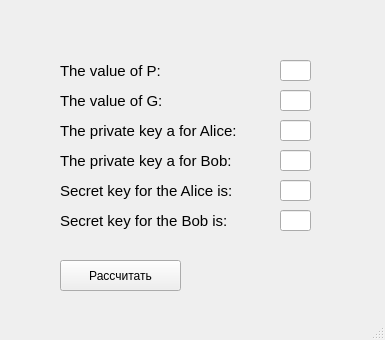
<?xml version="1.0" encoding="UTF-8"?>
<ui version="4.0">
 <class>MainWindow</class>
 <widget class="QMainWindow" name="MainWindow">
  <property name="geometry">
   <rect>
    <x>0</x>
    <y>0</y>
    <width>385</width>
    <height>340</height>
   </rect>
  </property>
  <property name="windowTitle">
   <string>MainWindow</string>
  </property>
  <widget class="QWidget" name="centralwidget">
   <widget class="QLabel" name="label">
    <property name="geometry">
     <rect>
      <x>60</x>
      <y>60</y>
      <width>111</width>
      <height>21</height>
     </rect>
    </property>
    <property name="font">
     <font>
      <pointsize>11</pointsize>
     </font>
    </property>
    <property name="text">
     <string>The value of P:</string>
    </property>
   </widget>
   <widget class="QLineEdit" name="P">
    <property name="geometry">
     <rect>
      <x>280</x>
      <y>60</y>
      <width>31</width>
      <height>21</height>
     </rect>
    </property>
    <property name="readOnly">
     <bool>true</bool>
    </property>
   </widget>
   <widget class="QLineEdit" name="G">
    <property name="geometry">
     <rect>
      <x>280</x>
      <y>90</y>
      <width>31</width>
      <height>21</height>
     </rect>
    </property>
    <property name="readOnly">
     <bool>true</bool>
    </property>
   </widget>
   <widget class="QLabel" name="label_2">
    <property name="geometry">
     <rect>
      <x>60</x>
      <y>90</y>
      <width>111</width>
      <height>21</height>
     </rect>
    </property>
    <property name="font">
     <font>
      <pointsize>11</pointsize>
     </font>
    </property>
    <property name="text">
     <string>The value of G:</string>
    </property>
   </widget>
   <widget class="QLabel" name="label_3">
    <property name="geometry">
     <rect>
      <x>60</x>
      <y>120</y>
      <width>201</width>
      <height>21</height>
     </rect>
    </property>
    <property name="font">
     <font>
      <pointsize>11</pointsize>
     </font>
    </property>
    <property name="text">
     <string>The private key a for Alice:</string>
    </property>
   </widget>
   <widget class="QLineEdit" name="a">
    <property name="geometry">
     <rect>
      <x>280</x>
      <y>120</y>
      <width>31</width>
      <height>21</height>
     </rect>
    </property>
    <property name="readOnly">
     <bool>true</bool>
    </property>
   </widget>
   <widget class="QLineEdit" name="b">
    <property name="geometry">
     <rect>
      <x>280</x>
      <y>150</y>
      <width>31</width>
      <height>21</height>
     </rect>
    </property>
    <property name="readOnly">
     <bool>true</bool>
    </property>
   </widget>
   <widget class="QLabel" name="label_4">
    <property name="geometry">
     <rect>
      <x>60</x>
      <y>150</y>
      <width>201</width>
      <height>21</height>
     </rect>
    </property>
    <property name="font">
     <font>
      <pointsize>11</pointsize>
     </font>
    </property>
    <property name="text">
     <string>The private key a for Bob:</string>
    </property>
   </widget>
   <widget class="QLabel" name="label_5">
    <property name="geometry">
     <rect>
      <x>60</x>
      <y>180</y>
      <width>201</width>
      <height>21</height>
     </rect>
    </property>
    <property name="font">
     <font>
      <pointsize>11</pointsize>
     </font>
    </property>
    <property name="text">
     <string>Secret key for the Alice is:</string>
    </property>
   </widget>
   <widget class="QLineEdit" name="Ka">
    <property name="geometry">
     <rect>
      <x>280</x>
      <y>180</y>
      <width>31</width>
      <height>21</height>
     </rect>
    </property>
    <property name="readOnly">
     <bool>true</bool>
    </property>
   </widget>
   <widget class="QLineEdit" name="Kb">
    <property name="geometry">
     <rect>
      <x>280</x>
      <y>210</y>
      <width>31</width>
      <height>21</height>
     </rect>
    </property>
    <property name="readOnly">
     <bool>true</bool>
    </property>
   </widget>
   <widget class="QLabel" name="label_6">
    <property name="geometry">
     <rect>
      <x>60</x>
      <y>210</y>
      <width>201</width>
      <height>21</height>
     </rect>
    </property>
    <property name="font">
     <font>
      <pointsize>11</pointsize>
     </font>
    </property>
    <property name="text">
     <string>Secret key for the Bob is:</string>
    </property>
   </widget>
   <widget class="QPushButton" name="pushButton">
    <property name="geometry">
     <rect>
      <x>60</x>
      <y>260</y>
      <width>121</width>
      <height>31</height>
     </rect>
    </property>
    <property name="text">
     <string>Рассчитать</string>
    </property>
   </widget>
  </widget>
  <widget class="QMenuBar" name="menubar">
   <property name="geometry">
    <rect>
     <x>0</x>
     <y>0</y>
     <width>385</width>
     <height>21</height>
    </rect>
   </property>
  </widget>
  <widget class="QStatusBar" name="statusbar"/>
 </widget>
 <resources/>
 <connections>
  <connection>
   <sender>pushButton</sender>
   <signal>clicked()</signal>
   <receiver>MainWindow</receiver>
   <slot>calculate_keys()</slot>
   <hints>
    <hint type="sourcelabel">
     <x>131</x>
     <y>300</y>
    </hint>
    <hint type="destinationlabel">
     <x>214</x>
     <y>504</y>
    </hint>
   </hints>
  </connection>
 </connections>
 <slots>
  <slot>calculate_keys()</slot>
 </slots>
</ui>
